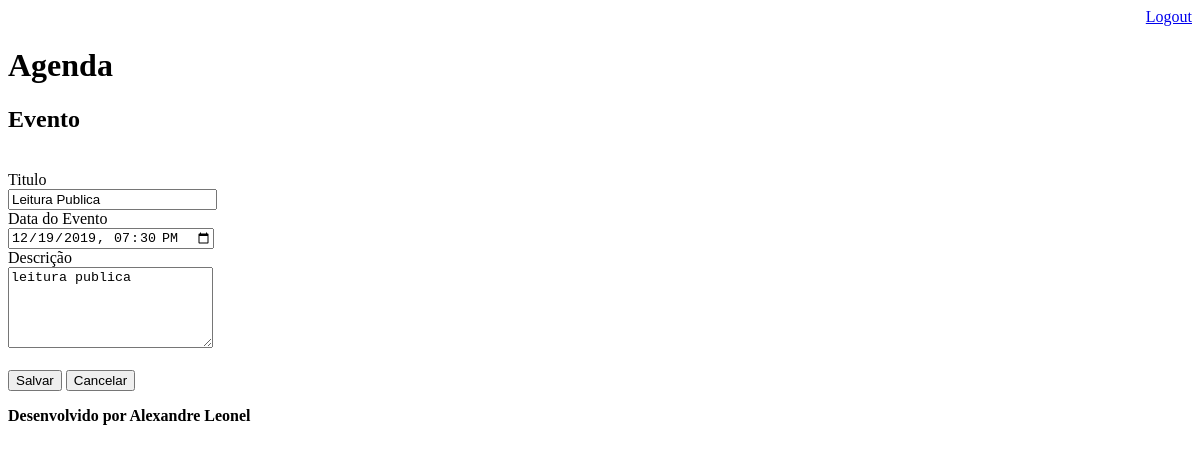
The page /agenda/evento/?id=5 (signed in) on the database as committed earlier.
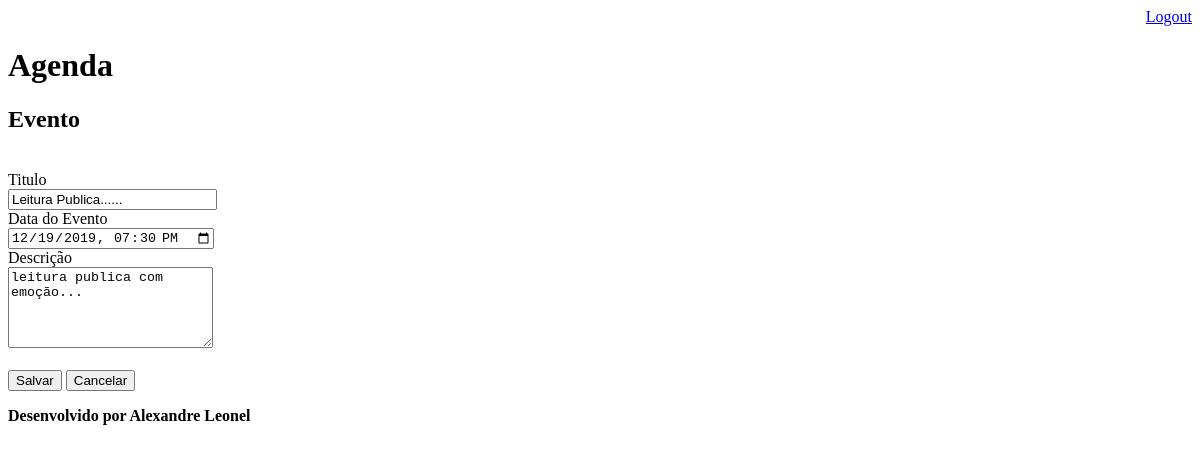
The same page on the database as committed later.
### core/models.py (models this page shows, shortened)
class Evento(models.Model):
    titulo = models.CharField(max_length=100)
    descricao = models.TextField(blank=True, null=True)
    data_evento = models.DateTimeField(verbose_name='data do evento')
    data_criacao = models.DateTimeField(auto_now=True)
    usuario = models.ForeignKey(User, on_delete=models.CASCADE)
    class Meta:
        db_table = 'evento'
    def get_data_input_evento(self):
        return self.data_evento.strftime('%Y-%m-%dT%H:%M')

### core/views.py (the view)
# urls.py: path('agenda/evento/', views.evento),
@login_required(login_url='/login/')
def evento(request):
    id_evento = request.GET.get('id')
    dados = {}
    if id_evento:
        dados['evento'] = Evento.objects.get(id=id_evento)
    return render(request, 'evento.html', dados)

### templates/evento.html (shortened to what this page needs)
{% extends "model-page.html" %}
{% block content %}
    <h2>Evento</h2>
<form action="submit" method="post">
    <br>
        <label>Titulo</label>
    <br>
        <input type="text" name="titulo" size="23" value="{{ evento.titulo }}">
    <br>
        <label>Data do Evento</label>
    <br>
        <input type="datetime-local" name="data_evento" value="{{ evento.get_data_input_evento }}">
    <br>
        <label>Descrição</label>
    <br>
        <textarea name="descricao" rows="5" cols="23">{{ evento.descricao }}</textarea>
    <br>
    <br>
        <button type="submit">Salvar</button>
        <a href="/">
            <button type="button">Cancelar</button>
        </a>
</form>
{% endblock %}

Rows that differ between the two databases and show on the page:
changed Evento: titulo "Leitura Publica" → "Leitura Publica......"; descricao "leitura publica" → "leitura publica com emoção..."
